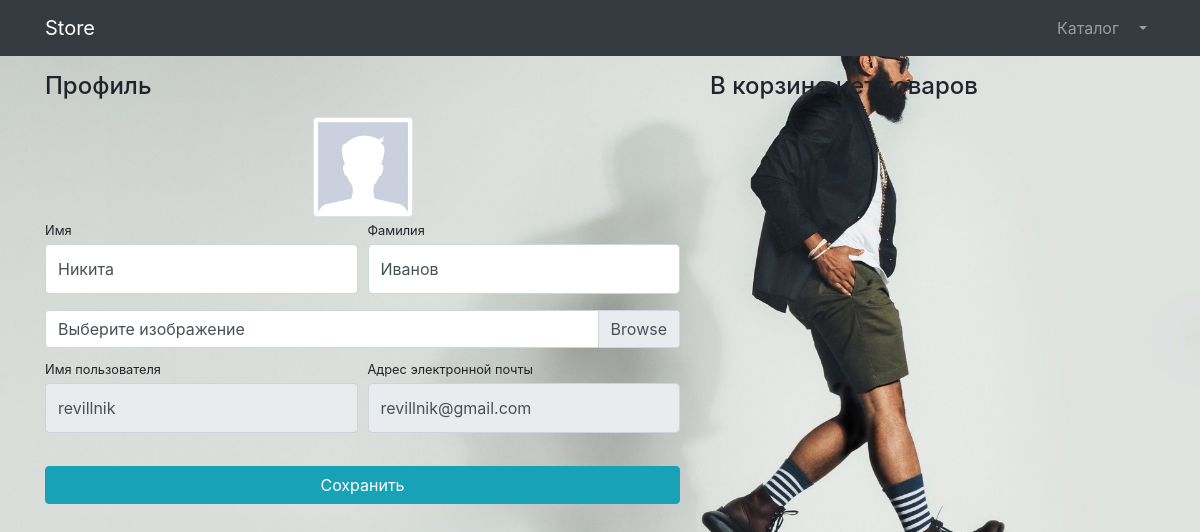
/users/profile/11 (signed in), run on the app's committed database.
### users/models.py (models this page shows)
class User(AbstractUser):
    image = models.ImageField(upload_to="users_images", null=True, blank=True)
    is_verified_email = models.BooleanField(default=False)

### users/views.py (the view, shortened to what this page needs)
# urls.py: path("profile/<int:pk>", login_required(ProfileView.as_view()), name="profile"),
class ProfileView(TitleMixin, UpdateView):
    model = User
    form_class = UserProfileForm
    template_name = "users/profile.html"
    title = "Profile"

### users/forms.py
class UserProfileForm(UserChangeForm):
    username = forms.CharField(
        widget=forms.TextInput(attrs={"class": "form-control py-4", "readonly": True}),
    )
    first_name = forms.CharField(
        widget=forms.TextInput(
            attrs={
                "class": "form-control py-4",
            }
        ),
    )
    last_name = forms.CharField(
        widget=forms.TextInput(
            attrs={
                "class": "form-control py-4",
            }
        ),
    )
    email = forms.EmailField(
        widget=forms.TextInput(attrs={"class": "form-control py-4", "readonly": True}),
    )
    image = forms.ImageField(
        widget=forms.FileInput(attrs={"class": "custom-file-input"}), required=False
    )
    class Meta:
        model = User
        fields = [
            "username",
            "first_name",
            "last_name",
            "email",
            "image",
        ]

### common/views.py (called while the page is built)
    def get_context_data(self, **kwargs):
        context = super().get_context_data(**kwargs)
        context["title"] = self.title
        return context

### products/context_processors.py (called while the page is built)
def baskets(request):
   user = request.user
   return {'basket': Basket.objects.filter(user=user) if user.is_authenticated else []}

### users/templates/users/profile.html (shortened to what this page needs)
{% extends "products/base.html" %}
{% load static %}
{% block content %}
<div class="container">
    <div class="row">
        <div class="col-lg-7">
            <h4 class="mt-3 mb-3"> Профиль</h4>
            <div class="col-lg-12 text-center">
                <img width="100" height="100"
                     src={% if user.image %} "{{user.image.url}}"{% else %}"{% static "static\vendor\img\users\default_avatar.jpg" %}" {% endif %}
                     class="img-thumbnail">
            </div>
            <form action= {% url "users:profile" user.id %} method="POST" enctype="multipart/form-data">
                <div class="form-row">
                    <div class="col-lg-6">
                        <div class="form-group">
                            <label class="small mb-1" for={{form.first_name.id_for_label}}>Имя</label>
                            {{form.first_name}}
                        </div>
                    </div>
                    <div class="col-lg-6">
                        <div class="form-group">
                            <label class="small mb-1" for={{form.last_name.id_for_label}}>Фамилия</label>
                            {{form.last_name}}
                        </div>
                    </div>
                </div>
                <div class="form-row mb-2">
                    <div class="col-lg-12">
                        <div class="custom-file">
                            <label class="custom-file-label" for={{form.image.id_for_label}}>Выберите изображение</label>
                        </div>
                    </div>
                </div>
                <div class="form-row">
                    <div class="col-lg-6">
                        <label class="small mb-1" for="{{form.username.id_for_label}}">Имя пользователя</label>
								{{form.username}}
                    </div>
                    <div class="col-lg-6">
                        <label class="small mb-1" for="{{form.email.id_for_label}}">Адрес электронной
                            почты</label>
							   {{form.email}}
                    </div>
                </div>
                <div class="form-row">
                    <div class="col-lg-12" style="margin-top: 33px;">
                        <input class="btn btn-info btn-block" type="submit" value="Сохранить">
                    </div>
                </div>
            </form>
        </div>
        <div class="col-lg-5">
			{% include 'products/basket.html'%}
        </div>
    </div>
</div>
{% endblock %}

### data on the page
User: first_name "Никита", last_name "Иванов", username "revillnik", email "revillnik@gmail.com"
